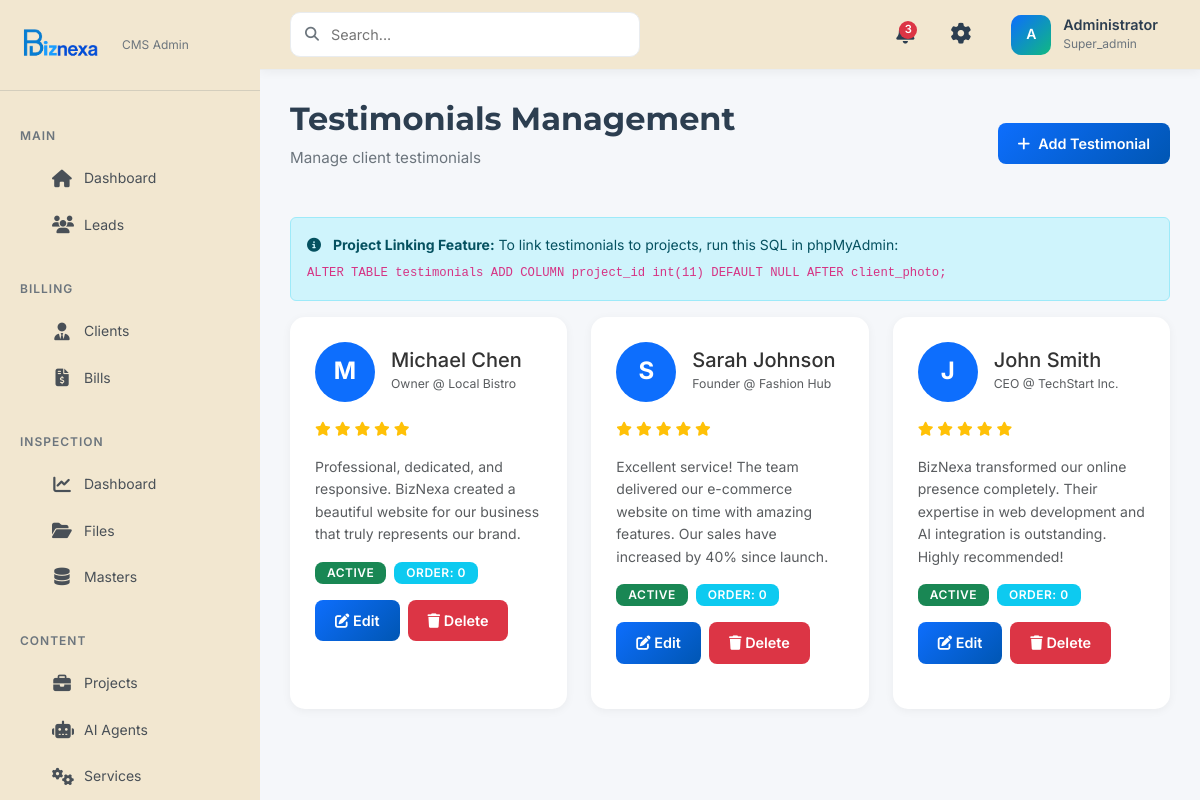
Page /admin/testimonials.php (signed in) on the committed database.
### tables this page shows
CREATE TABLE IF NOT EXISTS testimonials (
    id INT AUTO_INCREMENT PRIMARY KEY,
    client_name VARCHAR(100) NOT NULL,
    client_position VARCHAR(100) DEFAULT NULL,
    client_company VARCHAR(100) DEFAULT NULL,
    testimonial TEXT NOT NULL,
    rating INT DEFAULT 5,
    client_photo VARCHAR(255) DEFAULT NULL,
    display_order INT DEFAULT 0,
    status ENUM('active', 'inactive') DEFAULT 'active',
    created_at TIMESTAMP DEFAULT CURRENT_TIMESTAMP,
    updated_at TIMESTAMP DEFAULT CURRENT_TIMESTAMP ON UPDATE CURRENT_TIMESTAMP,
    INDEX idx_status (status),
    INDEX idx_rating (rating)
);

### admin/testimonials.php (the view, shortened to what this page needs)
<?php
require_once 'includes/auth.php';
$database = new Database();
$db = $database->connect();
$hasProjectColumn = false;
try {
    $checkCol = $db->query("SHOW COLUMNS FROM testimonials LIKE 'project_id'");
    $hasProjectColumn = $checkCol->rowCount() > 0;
} catch(PDOException $e) {
}
try {
    $stmt = $db->query("SELECT id, title FROM projects WHERE status = 'active' ORDER BY title ASC");
} catch(PDOException $e) {
}
if ($hasProjectColumn) {
    $stmt = $db->query("SELECT t.*, p.title as project_title FROM testimonials t LEFT JOIN projects p ON t.project_id = p.id ORDER BY t.display_order ASC, t.id DESC");
} else {
    $stmt = $db->query("SELECT * FROM testimonials ORDER BY display_order ASC, id DESC");
}
$testimonials = $stmt->fetchAll();
include 'includes/header.php';
?>
<div class="admin-content">
    <div class="page-header d-flex justify-content-between align-items-center">
        <div><h1 class="page-title">Testimonials Management</h1><p class="page-subtitle">Manage client testimonials</p></div>
        <button class="btn btn-primary" data-bs-toggle="modal" data-bs-target="#addTestimonialModal"><i class="fas fa-plus me-2"></i>Add Testimonial</button>
    </div>
    <?php if (!$hasProjectColumn): ?>
        <div class="alert alert-info">
            <i class="fas fa-info-circle me-2"></i>
            <strong>Project Linking Feature:</strong> To link testimonials to projects, run this SQL in phpMyAdmin:
            <code class="d-block mt-2">ALTER TABLE testimonials ADD COLUMN project_id int(11) DEFAULT NULL AFTER client_photo;</code>
        </div>
    <?php endif; ?>
    <div class="row">
        <?php foreach ($testimonials as $testimonial): ?>
            <div class="col-md-6 col-lg-4 mb-4">
                <div class="content-card h-100">
                    <div class="d-flex align-items-center mb-3">
                        <?php if ($testimonial['client_photo']): ?>
                            <img src="<?php echo htmlspecialchars($testimonial['client_photo']); ?>" alt="Client" style="width: 60px; height: 60px; border-radius: 50%; object-fit: cover;">
                        <?php else: ?>
                            <div style="width: 60px; height: 60px; border-radius: 50%; background: #0d6efd; color: white; display: flex; align-items: center; justify-content: center; font-size: 1.5rem; font-weight: bold;">
                                <?php echo strtoupper(substr($testimonial['client_name'], 0, 1)); ?>
                            </div>
                        <?php endif; ?>
                        <div class="ms-3">
                            <h5 class="mb-0"><?php echo htmlspecialchars($testimonial['client_name']); ?></h5>
                            <small class="text-muted"><?php echo htmlspecialchars($testimonial['client_position'] ?? ''); ?> <?php echo $testimonial['client_company'] ? '@ ' . htmlspecialchars($testimonial['client_company']) : ''; ?></small>
                        </div>
                    </div>
                    <div class="mb-3">
                        <?php for ($i = 1; $i <= 5; $i++): ?>
                            <i class="fas fa-star <?php echo $i <= $testimonial['rating'] ? 'text-warning' : 'text-muted'; ?>"></i>
                        <?php endfor; ?>
                    </div>
                    <p class="text-muted"><?php echo htmlspecialchars($testimonial['testimonial']); ?></p>
                    <div class="d-flex flex-wrap gap-2 mt-3">
                        <span class="badge bg-<?php echo $testimonial['status'] === 'active' ? 'success' : 'secondary'; ?>"><?php echo ucfirst($testimonial['status']); ?></span>
                        <span class="badge bg-info">Order: <?php echo $testimonial['display_order']; ?></span>
                    </div>
                    <div class="d-flex gap-2 mt-3">
                        <button class="btn btn-sm btn-primary" data-bs-toggle="modal" data-bs-target="#editTestimonialModal<?php echo $testimonial['id']; ?>">
                            <i class="fas fa-edit"></i> Edit
                        </button>
                        <button class="btn btn-sm btn-danger" data-bs-toggle="modal" data-bs-target="#deleteTestimonialModal<?php echo $testimonial['id']; ?>">
                            <i class="fas fa-trash"></i> Delete
                        </button>
                    </div>
                </div>
            </div>
        <?php endforeach; ?>
    </div>
</div>
<?php include 'includes/footer.php'; ?>

### admin/assets/css/admin.css (style rules this page uses)
:root { --primary: #0d6efd; --secondary: #6c757d; --success: #10B981; --danger: #dc3545; --warning: #ffc107; --info: #0dcaf0; --dark: #2C3E50; --light: #f8f9fa; --sidebar-width: 260px; --header-height: 70px; --font-body: 'Inter', sans-serif; --font-heading: 'Montserrat', sans-serif; }
* { margin: 0; padding: 0; box-sizing: border-box; }
body { font-family: var(--font-body); font-size: 14px; color: #333; background: #f5f7fa; line-height: 1.6; }
.admin-content { padding: 30px; }
.page-header { margin-bottom: 30px; }
.page-title { font-family: var(--font-heading); font-size: 2rem; font-weight: 700; color: var(--dark); margin-bottom: 8px; }
.page-subtitle { color: var(--secondary); font-size: 0.95rem; }
.content-card { background: white; border-radius: 15px; padding: 25px; box-shadow: 0 2px 10px rgba(0, 0, 0, 0.05); margin-bottom: 20px; }
.badge { padding: 5px 12px; border-radius: 8px; font-size: 0.75rem; font-weight: 600; text-transform: uppercase; letter-spacing: 0.5px; }
.btn { padding: 10px 20px; border-radius: 8px; font-weight: 600; font-size: 0.9rem; transition: all 0.3s ease; border: none; cursor: pointer; }
.btn-primary { background: linear-gradient(135deg, var(--primary), #0056b3); color: white; }

### rows in the picture
testimonials: client_name "M", client_name "Michael Chen", client_position "Owner", client_company "Local Bistro", rating 5 (drawn), testimonial "Professional, dedicated, and responsive. BizNexa created a beautiful website for our business that truly represents our brand.", status "ACTIVE", display_order "0"
testimonials: client_name "S", client_name "Sarah Johnson", client_position "Founder", client_company "Fashion Hub", rating 5 (drawn), testimonial "Excellent service! The team delivered our e-commerce website on time with amazing features. Our sales have increased by 40% since launch.", status "ACTIVE", display_order "0"
testimonials: client_name "J", client_name "John Smith", client_position "CEO", client_company "TechStart Inc.", rating 5 (drawn), testimonial "BizNexa transformed our online presence completely. Their expertise in web development and AI integration is outstanding. Highly recommended!", status "ACTIVE", display_order "0"

### other values in the picture
$initials "A"
$_SESSION['admin_full_name'] "Administrator"
$_SESSION['admin_role'] "Super_admin"
